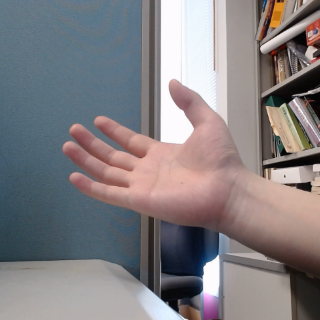
#> input picture test_video/imgs/0000.png, 320 x 320 px; its folder holds only this picture in this run
$ python -i DataProcessing.py   (imports and definitions only)
#> lines starting #> are read from the running program, lines starting #| are printed output that depends on the picture; after the words box and inside, x2 and y2 are one past the last pixel; in counts of white or black regions, pixels touching at a corner belong together
#> further down, picture is the input picture: shape (320, 320, 3); mean B, G, R 129.3, 126.5, 131.1
import os
import cv2
import re
import numpy as np
import random
import math

# green background subtraction
# [15 lines left out: function green_screen_subtraction, not called in this run]


def blue_object_detection(image):
	hsv = cv2.cvtColor(image, cv2.COLOR_BGR2HSV)
	lower_blue = np.array([90, 0, 0])
	upper_blue = np.array([150, 255, 255])
	mask_1 = cv2.inRange(hsv, lower_blue, upper_blue)
	mask = 255 - mask_1
	res = cv2.bitwise_and(image, image, mask=mask)
	return res, mask


# [46 lines left out: functions blue_object_detection_target, red_button_detection, yellow_button_detection, blue_saber_detection, background_subtraction, not called in this run]

# [11 lines of commented-out code are left out]


def background_subtraction_syn(image):
	hsv = cv2.cvtColor(image, cv2.COLOR_BGR2HSV)
#> hsv: shape (320, 320, 3); mean H, S, V 63.2, 53, 143
	lower_green = np.array([40, 0, 0])
	upper_green = np.array([100, 255, 255])
	mask = cv2.inRange(hsv, lower_green, upper_green)
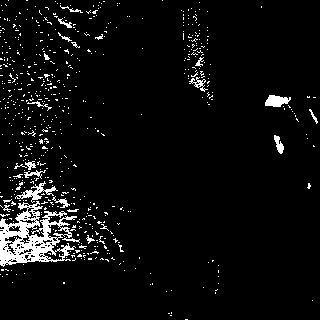
#> mask: shape (320, 320); 5.2% white; 620 white regions (597 under 20 px), largest, box (x1, y1, x2, y2) and area: (0, 201, 77, 267) 2332, (15, 181, 58, 203) 257, (265, 95, 291, 107) 215
	mask = 255 - mask
	res = cv2.bitwise_and(image, image, mask=mask)
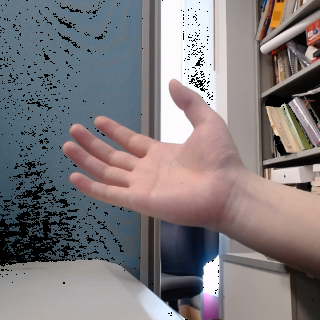
#> res: shape (320, 320, 3); mean B, G, R 123.9, 121.6, 127
	return res, mask


# [13 lines left out: functions real_background_subtraction, create_bimask, not called in this run]

def create_trimask(img_origin):
	res1, background_mask = background_subtraction_syn(img_origin)
	res2, object_mask = blue_object_detection(img_origin)
#> in blue_object_detection, `mask_1 = cv2.inRange(hsv, lower_blue, upper_blue)`:
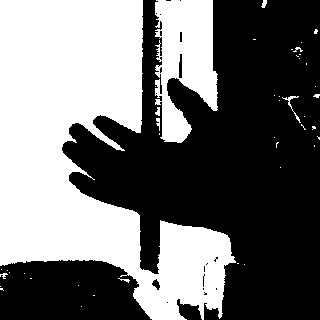
#> mask_1: shape (320, 320); 44.1% white; 44 white regions (34 under 20 px), largest, box (x1, y1, x2, y2) and area: (0, 0, 236, 320) 38749, (155, 0, 218, 143) 6076, (282, 96, 301, 123) 76
#> in blue_object_detection, `res = cv2.bitwise_and(image, image, mask=mask)`:
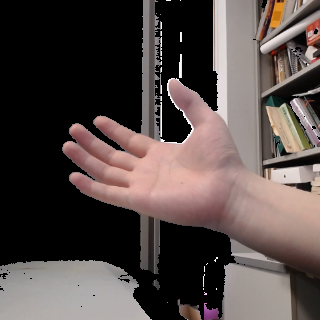
#> res: shape (320, 320, 3); mean B, G, R 70.8, 73.3, 84.3
	object_mask[np.where(background_mask == 0)] = 1
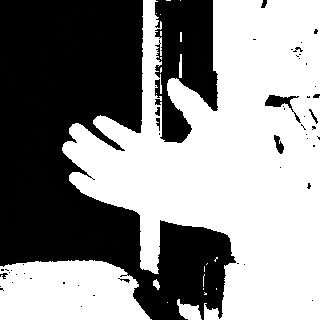
#> object_mask: shape (320, 320); min 0, max 255, mean 141.5
	object_mask[np.where(object_mask == 0)] = 128
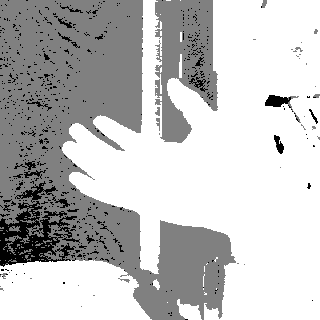
#> object_mask: shape (320, 320); min 1, max 255, mean 191.9
	object_mask[np.where(object_mask == 1)] = 0
#> object_mask: shape (320, 320); 5.16% of pixels changed, all inside (x1, y1, x2, y2) = (0, 0, 318, 320)
	return object_mask


# [71 lines left out: functions create_trimask_target, image_overlap, image_overlap_with_prediction, image_overlap_with_prediction_confidence, create_input_image, create_input and 1 more, not called in this run]


def sigmoid(x):
	return 1 / (1 + math.exp(x))


def check_mkdir(dir_name):
	if not os.path.exists(dir_name):
		os.mkdir(dir_name)

>>> import cv2
>>> picture = cv2.imread('imgs/0000.png')
>>> result = create_trimask(picture)
